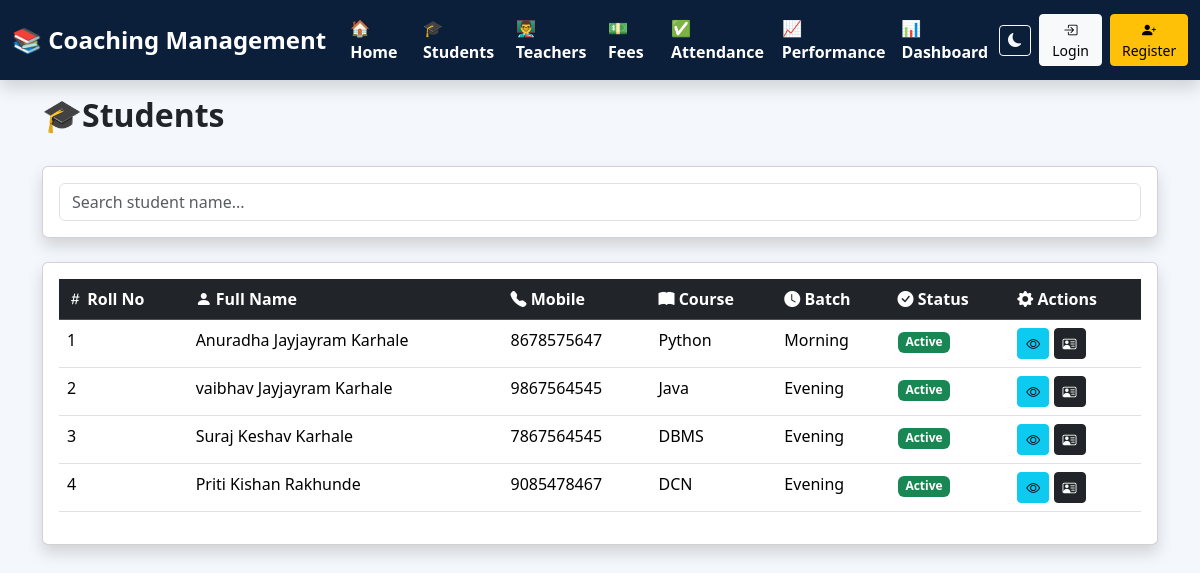
/students, run on the app's committed database.
### tables this page shows
CREATE TABLE students(

        id INTEGER PRIMARY KEY AUTOINCREMENT,
        roll_no INTEGER UNIQUE,
        name TEXT,
        father_name TEXT,
        surname TEXT,
        mobile TEXT,
        course TEXT,
        batch TEXT,
        address TEXT,
        admission_date TEXT,
        status TEXT

    , photo TEXT DEFAULT 'default.png');

### app.py (the view)
@app.route("/students")
def students():
    search = request.args.get("search")
    conn = get_connection()
    if search:
        students = conn.execute("""
        SELECT *
        FROM students
        WHERE name LIKE ?
        OR mobile LIKE ?
        OR course LIKE ?
        ORDER BY id ASC
        """,
        (
            "%"+search+"%",
            "%"+search+"%",
            "%"+search+"%"
        )).fetchall()
    else:
        students = conn.execute("""
        SELECT *
        FROM students
        ORDER BY id ASC
        """).fetchall()
    conn.close()
    return render_template(
        "students.html",
        students=students
    )

### db.py (called while the page is built)
def get_connection():
    conn = sqlite3.connect(DATABASE)
    conn.row_factory = sqlite3.Row
    conn.execute("PRAGMA foreign_keys = ON")
    return conn

### templates/students.html (shortened to what this page needs)
{% extends "base.html" %}
{% block content %}
<div class="d-flex justify-content-between align-items-center mb-4">
    <h2 class="fw-bold">
        🎓Students
    </h2>
</div>
<div class="card shadow p-3 mb-4">
    <input
        type="text"
        id="search"
        class="form-control"
        placeholder="Search student name..."
    >
</div>
<div class="card shadow p-3">
<div class="table-responsive">
<table class="table table-hover" id="studentTable">
<thead class="table-dark">
<tr>
<th>
    <i class="bi bi-hash"></i>
    Roll No
</th>
<th>
    <i class="bi bi-person-fill"></i>
    Full Name
</th>
<th>
    <i class="bi bi-telephone-fill"></i>
    Mobile
</th>
<th>
  <i class="bi bi-book-fill"></i>
    Course
</th>
<th>
    <i class="bi bi-clock-fill"></i>
    Batch
</th>
<th>
    <i class="bi bi-check-circle-fill"></i>
    Status
</th>
<th>
    <i class="bi bi-gear-fill"></i>
    Actions</th>
</tr>
</thead>
<tbody>
{% for s in students %}
<tr>
<td>{{ s.roll_no }}</td>
<td>
    {{ s.name}}
    {{ s.father_name }}  {{s.surname}}
</td>
<td>{{ s.mobile }}</td>
<td>{{ s.course }}</td>
<td>{{ s.batch }}</td>
<td>
{% if s.status == "Active" %}
<span class="badge bg-success">
Active
</span>
{% else %}
<span class="badge bg-danger">
Inactive
</span>
{% endif %}
</td>
<td>
    <a href="/view_student/{{ s.id }}" class="btn btn-info btn-sm">
        <i class="bi bi-eye"></i>
    </a>
    <a href="/student_id_card/{{ s.id }}" class="btn btn-dark btn-sm">
        <i class="bi bi-person-vcard"></i>
    </a>
</td>
</tr>
{% endfor %}
</tbody>
</table>
</div>
</div>
{% endblock %}

### templates/base.html (style rules this page uses)
body { background:#f4f7fb; transition:0.3s; }

### data on the page
students: roll_no "1", name "Anuradha", father_name "Jayjayram", surname "Karhale", mobile "8678575647", course "Python", batch "Morning", status "Active"
students: roll_no "2", name "vaibhav", father_name "Jayjayram", surname "Karhale", mobile "9867564545", course "Java", batch "Evening", status "Active"
students: roll_no "3", name "Suraj", father_name "Keshav", surname "Karhale", mobile "7867564545", course "DBMS", batch "Evening", status "Active"
students: roll_no "4", name "Priti", father_name "Kishan", surname "Rakhunde", mobile "9085478467", course "DCN", batch "Evening", status "Active"
